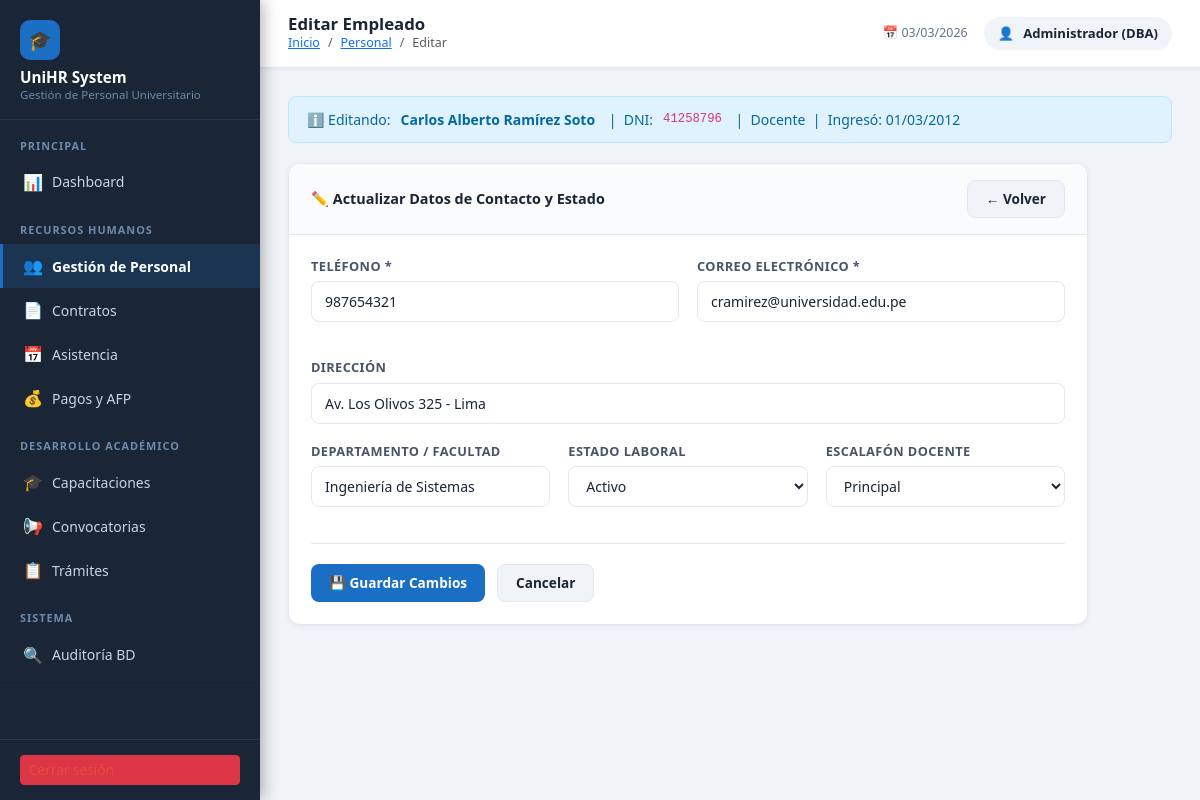
Page /gestpersonal_uni/personal/editar.php?id=1 on the committed database.
### tables this page shows
create table personal_uni(
idpers int auto_increment primary key,
dni char(8) unique,
nompers varchar(100) not null,
apepers varchar(100) not null,
fechnac date,
dirpers varchar(250),
telfpers varchar(9) not null,
correopers varchar(50) not null,
profpers varchar(100) not null,   
fechingr date,
tipo_personal enum('docente', 'administrativo') not null,   
departamento varchar(100),   
escalafon_doc varchar(50),   
estlab varchar(25)   
);

### gestpersonal_uni/personal/editar.php (the view, shortened to what this page needs)
<?php
require_once '../config/conexion.php';
$id = intval($_GET['id'] ?? 0);
$stmt = $pdo->prepare("SELECT * FROM personal_uni WHERE idpers = ?");
$stmt->execute([$id]);
$empleado = $stmt->fetch();
?>
<!DOCTYPE html>
<html lang="es">
<head>
    <link href="https://cdn.jsdelivr.net/npm/bootstrap@5.3.0/dist/css/bootstrap.min.css" rel="stylesheet">
</head>
<body>
<?php include '../includes/sidebar.php'; ?>
<div class="main-content">
<?php include '../includes/header.php'; ?>
<div class="page-content">
    <div class="alert-flash" style="background:#e0f2fe; color:#0369a1; border:1px solid #bae6fd; margin-bottom:20px;">
        ℹ️ Editando: <strong><?= htmlspecialchars($empleado['nompers'].' '.$empleado['apepers']) ?></strong>
        &nbsp;|&nbsp; DNI: <code><?= htmlspecialchars($empleado['dni']) ?></code>
        &nbsp;|&nbsp; <?= ucfirst($empleado['tipo_personal']) ?>
        &nbsp;|&nbsp; Ingresó: <?= $empleado['fechingr'] ? date('d/m/Y', strtotime($empleado['fechingr'])) : '—' ?>
    </div>
    <div class="card-uni" style="max-width:800px;">
        <div class="card-uni-header">
            <h6>✏️ Actualizar Datos de Contacto y Estado</h6>
            <a href="lista.php" class="btn-uni-secondary">← Volver</a>
        </div>
        <div class="card-uni-body">
            <form method="POST" class="form-uni">
                <div class="form-row cols-2" style="margin-bottom:18px;">
                    <div class="form-group">
                        <label>Teléfono *</label>
                        <input type="text" name="telfpers" maxlength="9"
                               value="<?= htmlspecialchars($empleado['telfpers']) ?>" required>
                    </div>
                    <div class="form-group">
                        <label>Correo Electrónico *</label>
                        <input type="email" name="correopers"
                               value="<?= htmlspecialchars($empleado['correopers']) ?>" required>
                    </div>
                </div>
                <div class="form-group" style="margin-bottom:18px;">
                    <label>Dirección</label>
                    <input type="text" name="dirpers"
                           value="<?= htmlspecialchars($empleado['dirpers'] ?? '') ?>">
                </div>
                <div class="form-row cols-3" style="margin-bottom:18px;">
                    <div class="form-group">
                        <label>Departamento / Facultad</label>
                        <input type="text" name="departamento" list="lista_deptos"
                               value="<?= htmlspecialchars($empleado['departamento'] ?? '') ?>">
                    </div>
                    <div class="form-group">
                        <label>Estado Laboral</label>
                        <select name="estlab">
                            <?php foreach (['Activo','Inactivo','Licencia','Cesado'] as $opt): ?>
                            <option value="<?= $opt ?>" <?= $empleado['estlab']===$opt ? 'selected':'' ?>><?= $opt ?></option>
                            <?php endforeach; ?>
                        </select>
                    </div>
                    <?php if ($empleado['tipo_personal'] === 'docente'): ?>
                    <div class="form-group">
                        <label>Escalafón Docente</label>
                        <select name="escalafon_doc">
                            <?php foreach (['Principal','Asociado','Auxiliar','Hora cátedra'] as $opt): ?>
                            <option value="<?= $opt ?>" <?= ($empleado['escalafon_doc'] ?? '')===$opt ? 'selected':'' ?>><?= $opt ?></option>
                            <?php endforeach; ?>
                        </select>
                    </div>
                    <?php else: ?>
                    <input type="hidden" name="escalafon_doc" value="">
                    <?php endif; ?>
                </div>
                <div style="display:flex; gap:12px; border-top:1px solid #e2e8f0; padding-top:20px;">
                    <button type="submit" class="btn-uni-primary">💾 Guardar Cambios</button>
                    <a href="lista.php" class="btn-uni-secondary">Cancelar</a>
                </div>
            </form>
        </div>
    </div>
</div>
</div>
</body>
</html>

### gestpersonal_uni/includes/sidebar.php (style rules this page uses)
:root { --sidebar-bg: #1a2535; --sidebar-hover: #243447; --sidebar-active: #1a6fc4; --sidebar-text: #c8d6e5; --sidebar-heading: #6b8cae; --sidebar-width: 260px; }
body { background: #f0f4f8; margin: 0; font-family: 'Segoe UI', system-ui, sans-serif; }
.main-content { margin-left: var(--sidebar-width); min-height: 100vh; padding: 0; }

### gestpersonal_uni/includes/header.php (style rules this page uses)
.page-content { padding: 28px; }
.card-uni { background: #fff; border-radius: 12px; border: 1px solid #e2e8f0; box-shadow: 0 1px 6px rgba(0,0,0,0.05); overflow: hidden; }
.card-uni-header { padding: 16px 22px; border-bottom: 1px solid #e2e8f0; display: flex; align-items: center; justify-content: space-between; background: #fafbfc; }
.card-uni-header h6 { margin: 0; font-weight: 700; font-size: 0.9rem; color: #1a2535; }
.card-uni-body { padding: 22px; }
.btn-uni-primary { background: #1a6fc4; color: #fff; border: none; padding: 8px 18px; border-radius: 8px; font-size: 0.85rem; font-weight: 600; cursor: pointer; text-decoration: none; display: inline-flex; align-items: center; gap: 6px; transition: background 0.2s; }
.btn-uni-secondary { background: #f0f4f8; color: #1a2535; border: 1px solid #e2e8f0; padding: 8px 18px; border-radius: 8px; font-size: 0.85rem; font-weight: 600; cursor: pointer; text-decoration: none; display: inline-flex; align-items: center; gap: 6px; transition: background 0.2s; }
.alert-flash { padding: 12px 18px; border-radius: 8px; margin-bottom: 20px; font-size: 0.875rem; font-weight: 500; display: flex; align-items: center; gap: 10px; }
.form-uni label { font-size: 0.8rem; font-weight: 700; color: #475569; text-transform: uppercase; letter-spacing: 0.4px; display: block; margin-bottom: 5px; }
.form-uni input, .form-uni select, .form-uni textarea { border: 1px solid #e2e8f0; border-radius: 8px; padding: 9px 13px; font-size: 0.875rem; width: 100%; background: #fff; color: #1a2535; transition: border-color 0.2s; box-sizing: border-box; }
.form-uni .form-group { margin-bottom: 18px; }
.form-uni .form-row { display: grid; gap: 18px; }
.form-uni .form-row.cols-2 { grid-template-columns: 1fr 1fr; }
.form-uni .form-row.cols-3 { grid-template-columns: 1fr 1fr 1fr; }

### rows in the picture
personal_uni: nompers+apepers "Carlos Alberto Ramírez Soto", dni "41258796", tipo_personal "Docente", fechingr "01/03/2012", telfpers "987654321", correopers "cramirez@universidad.edu.pe", dirpers "Av. Los Olivos 325 - Lima", departamento "Ingeniería de Sistemas", estlab "Activo", escalafon_doc "Principal"

### other values in the picture
$titulo_pagina "Editar Empleado"
$crumb[0] "Personal"
$crumb[0] "Editar"
